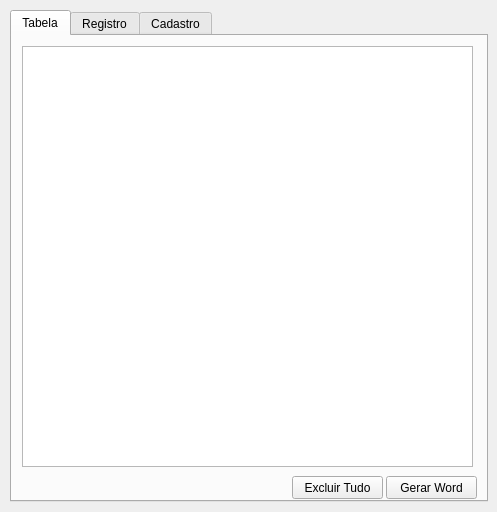
<?xml version="1.0" encoding="UTF-8"?>
<ui version="4.0">
 <class>MainWindow</class>
 <widget class="QMainWindow" name="MainWindow">
  <property name="windowModality">
   <enum>Qt::ApplicationModal</enum>
  </property>
  <property name="geometry">
   <rect>
    <x>0</x>
    <y>0</y>
    <width>497</width>
    <height>512</height>
   </rect>
  </property>
  <property name="sizePolicy">
   <sizepolicy hsizetype="Fixed" vsizetype="Fixed">
    <horstretch>0</horstretch>
    <verstretch>0</verstretch>
   </sizepolicy>
  </property>
  <property name="minimumSize">
   <size>
    <width>497</width>
    <height>512</height>
   </size>
  </property>
  <property name="maximumSize">
   <size>
    <width>497</width>
    <height>512</height>
   </size>
  </property>
  <property name="windowTitle">
   <string>Colaboradores</string>
  </property>
  <property name="layoutDirection">
   <enum>Qt::LeftToRight</enum>
  </property>
  <property name="autoFillBackground">
   <bool>true</bool>
  </property>
  <widget class="QWidget" name="centralwidget">
   <widget class="QTabWidget" name="tabWidget">
    <property name="geometry">
     <rect>
      <x>10</x>
      <y>10</y>
      <width>478</width>
      <height>492</height>
     </rect>
    </property>
    <property name="sizePolicy">
     <sizepolicy hsizetype="Expanding" vsizetype="Expanding">
      <horstretch>0</horstretch>
      <verstretch>0</verstretch>
     </sizepolicy>
    </property>
    <property name="minimumSize">
     <size>
      <width>451</width>
      <height>492</height>
     </size>
    </property>
    <property name="maximumSize">
     <size>
      <width>553</width>
      <height>490</height>
     </size>
    </property>
    <property name="font">
     <font>
      <stylestrategy>PreferDefault</stylestrategy>
     </font>
    </property>
    <property name="currentIndex">
     <number>0</number>
    </property>
    <widget class="QWidget" name="tab_tabela">
     <attribute name="title">
      <string>Tabela</string>
     </attribute>
     <widget class="QTableWidget" name="tableWidget">
      <property name="geometry">
       <rect>
        <x>10</x>
        <y>10</y>
        <width>451</width>
        <height>421</height>
       </rect>
      </property>
     </widget>
     <widget class="QPushButton" name="btn_gerar">
      <property name="geometry">
       <rect>
        <x>374</x>
        <y>440</y>
        <width>91</width>
        <height>23</height>
       </rect>
      </property>
      <property name="text">
       <string>Gerar Word</string>
      </property>
     </widget>
     <widget class="QPushButton" name="btn_excluirTabela">
      <property name="geometry">
       <rect>
        <x>280</x>
        <y>440</y>
        <width>91</width>
        <height>23</height>
       </rect>
      </property>
      <property name="text">
       <string>Excluir Tudo</string>
      </property>
     </widget>
    </widget>
    <widget class="QWidget" name="tab_registro">
     <attribute name="title">
      <string>Registro</string>
     </attribute>
     <widget class="QGroupBox" name="groupBox">
      <property name="geometry">
       <rect>
        <x>0</x>
        <y>340</y>
        <width>301</width>
        <height>71</height>
       </rect>
      </property>
      <property name="title">
       <string> Tabelas</string>
      </property>
      <widget class="QLineEdit" name="edt_diaria">
       <property name="geometry">
        <rect>
         <x>10</x>
         <y>40</y>
         <width>61</width>
         <height>20</height>
        </rect>
       </property>
      </widget>
      <widget class="QLabel" name="label_12">
       <property name="geometry">
        <rect>
         <x>220</x>
         <y>20</y>
         <width>51</width>
         <height>16</height>
        </rect>
       </property>
       <property name="text">
        <string> V.REF.</string>
       </property>
      </widget>
      <widget class="QLabel" name="label_13">
       <property name="geometry">
        <rect>
         <x>150</x>
         <y>20</y>
         <width>61</width>
         <height>16</height>
        </rect>
       </property>
       <property name="text">
        <string> V.TRANSP.</string>
       </property>
      </widget>
      <widget class="QLabel" name="label_14">
       <property name="geometry">
        <rect>
         <x>10</x>
         <y>20</y>
         <width>51</width>
         <height>16</height>
        </rect>
       </property>
       <property name="text">
        <string> DIARIA</string>
       </property>
      </widget>
      <widget class="QLineEdit" name="edt_hextra">
       <property name="geometry">
        <rect>
         <x>80</x>
         <y>40</y>
         <width>61</width>
         <height>20</height>
        </rect>
       </property>
      </widget>
      <widget class="QLineEdit" name="edt_vtransp">
       <property name="geometry">
        <rect>
         <x>150</x>
         <y>40</y>
         <width>61</width>
         <height>20</height>
        </rect>
       </property>
      </widget>
      <widget class="QLabel" name="label_15">
       <property name="geometry">
        <rect>
         <x>80</x>
         <y>20</y>
         <width>51</width>
         <height>16</height>
        </rect>
       </property>
       <property name="text">
        <string> H.EXTRAS</string>
       </property>
      </widget>
      <widget class="QLineEdit" name="edt_vref">
       <property name="geometry">
        <rect>
         <x>220</x>
         <y>40</y>
         <width>61</width>
         <height>20</height>
        </rect>
       </property>
      </widget>
     </widget>
     <widget class="QGroupBox" name="groupBox_4">
      <property name="geometry">
       <rect>
        <x>310</x>
        <y>320</y>
        <width>151</width>
        <height>101</height>
       </rect>
      </property>
      <property name="title">
       <string>Calcular</string>
      </property>
      <widget class="QLineEdit" name="edt_total">
       <property name="enabled">
        <bool>false</bool>
       </property>
       <property name="geometry">
        <rect>
         <x>80</x>
         <y>70</y>
         <width>61</width>
         <height>20</height>
        </rect>
       </property>
      </widget>
      <widget class="QLabel" name="label_11">
       <property name="geometry">
        <rect>
         <x>80</x>
         <y>50</y>
         <width>61</width>
         <height>16</height>
        </rect>
       </property>
       <property name="text">
        <string> TOTAL</string>
       </property>
      </widget>
      <widget class="QLineEdit" name="edt_subtotal">
       <property name="enabled">
        <bool>false</bool>
       </property>
       <property name="geometry">
        <rect>
         <x>10</x>
         <y>70</y>
         <width>61</width>
         <height>20</height>
        </rect>
       </property>
      </widget>
      <widget class="QLabel" name="label_10">
       <property name="geometry">
        <rect>
         <x>10</x>
         <y>50</y>
         <width>61</width>
         <height>16</height>
        </rect>
       </property>
       <property name="text">
        <string> SUBTOTAL</string>
       </property>
      </widget>
      <widget class="QPushButton" name="btn_calcular">
       <property name="geometry">
        <rect>
         <x>40</x>
         <y>20</y>
         <width>75</width>
         <height>23</height>
        </rect>
       </property>
       <property name="text">
        <string>Calcular</string>
       </property>
      </widget>
     </widget>
     <widget class="QLineEdit" name="edt_id">
      <property name="enabled">
       <bool>false</bool>
      </property>
      <property name="geometry">
       <rect>
        <x>400</x>
        <y>30</y>
        <width>61</width>
        <height>20</height>
       </rect>
      </property>
     </widget>
     <widget class="QPushButton" name="btn_salvar">
      <property name="geometry">
       <rect>
        <x>390</x>
        <y>430</y>
        <width>75</width>
        <height>23</height>
       </rect>
      </property>
      <property name="text">
       <string>Salvar</string>
      </property>
     </widget>
     <widget class="QDateEdit" name="datafinal">
      <property name="geometry">
       <rect>
        <x>130</x>
        <y>30</y>
        <width>91</width>
        <height>22</height>
       </rect>
      </property>
      <property name="inputMethodHints">
       <set>Qt::ImhNone</set>
      </property>
      <property name="showGroupSeparator" stdset="0">
       <bool>true</bool>
      </property>
      <property name="dateTime">
       <datetime>
        <hour>9</hour>
        <minute>0</minute>
        <second>0</second>
        <year>2023</year>
        <month>1</month>
        <day>1</day>
       </datetime>
      </property>
      <property name="minimumDateTime">
       <datetime>
        <hour>3</hour>
        <minute>0</minute>
        <second>0</second>
        <year>1900</year>
        <month>9</month>
        <day>14</day>
       </datetime>
      </property>
      <property name="currentSection">
       <enum>QDateTimeEdit::MonthSection</enum>
      </property>
      <property name="calendarPopup">
       <bool>true</bool>
      </property>
      <property name="timeSpec">
       <enum>Qt::LocalTime</enum>
      </property>
     </widget>
     <widget class="QGroupBox" name="groupBox_2">
      <property name="geometry">
       <rect>
        <x>10</x>
        <y>240</y>
        <width>171</width>
        <height>71</height>
       </rect>
      </property>
      <property name="title">
       <string>-</string>
      </property>
      <widget class="QLineEdit" name="edt_vale">
       <property name="geometry">
        <rect>
         <x>80</x>
         <y>40</y>
         <width>61</width>
         <height>20</height>
        </rect>
       </property>
      </widget>
      <widget class="QLabel" name="label_8">
       <property name="geometry">
        <rect>
         <x>10</x>
         <y>20</y>
         <width>51</width>
         <height>16</height>
        </rect>
       </property>
       <property name="text">
        <string> AD VALE</string>
       </property>
      </widget>
      <widget class="QLabel" name="label_9">
       <property name="geometry">
        <rect>
         <x>80</x>
         <y>20</y>
         <width>61</width>
         <height>16</height>
        </rect>
       </property>
       <property name="text">
        <string> VALE</string>
       </property>
      </widget>
      <widget class="QLineEdit" name="edt_advale">
       <property name="geometry">
        <rect>
         <x>10</x>
         <y>40</y>
         <width>61</width>
         <height>20</height>
        </rect>
       </property>
      </widget>
     </widget>
     <widget class="QDateEdit" name="datainicial">
      <property name="geometry">
       <rect>
        <x>10</x>
        <y>30</y>
        <width>91</width>
        <height>22</height>
       </rect>
      </property>
      <property name="minimumSize">
       <size>
        <width>81</width>
        <height>22</height>
       </size>
      </property>
      <property name="dateTime">
       <datetime>
        <hour>12</hour>
        <minute>0</minute>
        <second>0</second>
        <year>2023</year>
        <month>1</month>
        <day>1</day>
       </datetime>
      </property>
      <property name="minimumDateTime">
       <datetime>
        <hour>3</hour>
        <minute>0</minute>
        <second>0</second>
        <year>1900</year>
        <month>9</month>
        <day>14</day>
       </datetime>
      </property>
      <property name="minimumDate">
       <date>
        <year>1900</year>
        <month>9</month>
        <day>14</day>
       </date>
      </property>
      <property name="calendarPopup">
       <bool>true</bool>
      </property>
      <property name="timeSpec">
       <enum>Qt::LocalTime</enum>
      </property>
     </widget>
     <widget class="QGroupBox" name="groupBox_3">
      <property name="geometry">
       <rect>
        <x>10</x>
        <y>140</y>
        <width>291</width>
        <height>80</height>
       </rect>
      </property>
      <property name="title">
       <string>+</string>
      </property>
      <widget class="QLabel" name="label_6">
       <property name="geometry">
        <rect>
         <x>220</x>
         <y>20</y>
         <width>51</width>
         <height>16</height>
        </rect>
       </property>
       <property name="text">
        <string> V.R.</string>
       </property>
      </widget>
      <widget class="QLineEdit" name="edt_dias">
       <property name="geometry">
        <rect>
         <x>10</x>
         <y>40</y>
         <width>61</width>
         <height>20</height>
        </rect>
       </property>
      </widget>
      <widget class="QLineEdit" name="edt_vt">
       <property name="geometry">
        <rect>
         <x>150</x>
         <y>40</y>
         <width>61</width>
         <height>20</height>
        </rect>
       </property>
      </widget>
      <widget class="QLineEdit" name="edt_vr">
       <property name="geometry">
        <rect>
         <x>220</x>
         <y>40</y>
         <width>61</width>
         <height>20</height>
        </rect>
       </property>
      </widget>
      <widget class="QLabel" name="label_4">
       <property name="geometry">
        <rect>
         <x>80</x>
         <y>20</y>
         <width>51</width>
         <height>16</height>
        </rect>
       </property>
       <property name="text">
        <string> H.E.</string>
       </property>
      </widget>
      <widget class="QLineEdit" name="edt_he">
       <property name="geometry">
        <rect>
         <x>80</x>
         <y>40</y>
         <width>61</width>
         <height>20</height>
        </rect>
       </property>
      </widget>
      <widget class="QLabel" name="label_3">
       <property name="geometry">
        <rect>
         <x>10</x>
         <y>20</y>
         <width>61</width>
         <height>16</height>
        </rect>
       </property>
       <property name="text">
        <string> DIAS TR</string>
       </property>
      </widget>
      <widget class="QLabel" name="label_5">
       <property name="geometry">
        <rect>
         <x>150</x>
         <y>20</y>
         <width>51</width>
         <height>16</height>
        </rect>
       </property>
       <property name="text">
        <string> V.T.</string>
       </property>
      </widget>
     </widget>
     <widget class="QLabel" name="label_2">
      <property name="geometry">
       <rect>
        <x>130</x>
        <y>10</y>
        <width>111</width>
        <height>16</height>
       </rect>
      </property>
      <property name="text">
       <string>Data Final</string>
      </property>
     </widget>
     <widget class="QPushButton" name="btn_limpar">
      <property name="geometry">
       <rect>
        <x>310</x>
        <y>430</y>
        <width>75</width>
        <height>23</height>
       </rect>
      </property>
      <property name="text">
       <string>Limpar</string>
      </property>
     </widget>
     <widget class="QLabel" name="label_7">
      <property name="geometry">
       <rect>
        <x>10</x>
        <y>80</y>
        <width>91</width>
        <height>16</height>
       </rect>
      </property>
      <property name="text">
       <string>Nome Completo</string>
      </property>
     </widget>
     <widget class="QLabel" name="label">
      <property name="geometry">
       <rect>
        <x>10</x>
        <y>10</y>
        <width>111</width>
        <height>16</height>
       </rect>
      </property>
      <property name="text">
       <string>Data Inicial</string>
      </property>
     </widget>
     <widget class="QPushButton" name="btn_excluir">
      <property name="geometry">
       <rect>
        <x>230</x>
        <y>430</y>
        <width>75</width>
        <height>23</height>
       </rect>
      </property>
      <property name="text">
       <string>Excluir</string>
      </property>
     </widget>
     <widget class="QComboBox" name="comboBox_nome">
      <property name="enabled">
       <bool>true</bool>
      </property>
      <property name="geometry">
       <rect>
        <x>10</x>
        <y>100</y>
        <width>411</width>
        <height>22</height>
       </rect>
      </property>
      <property name="editable">
       <bool>true</bool>
      </property>
     </widget>
    </widget>
    <widget class="QWidget" name="tab_cadastro">
     <attribute name="title">
      <string>Cadastro</string>
     </attribute>
     <widget class="QGroupBox" name="groupBox_10">
      <property name="geometry">
       <rect>
        <x>10</x>
        <y>340</y>
        <width>451</width>
        <height>111</height>
       </rect>
      </property>
      <property name="title">
       <string> Tabelas</string>
      </property>
      <widget class="QLineEdit" name="edt_diariaCad">
       <property name="geometry">
        <rect>
         <x>50</x>
         <y>40</y>
         <width>61</width>
         <height>20</height>
        </rect>
       </property>
      </widget>
      <widget class="QLabel" name="label_46">
       <property name="geometry">
        <rect>
         <x>260</x>
         <y>20</y>
         <width>51</width>
         <height>16</height>
        </rect>
       </property>
       <property name="text">
        <string> V.REF.</string>
       </property>
      </widget>
      <widget class="QLabel" name="label_47">
       <property name="geometry">
        <rect>
         <x>190</x>
         <y>20</y>
         <width>61</width>
         <height>16</height>
        </rect>
       </property>
       <property name="text">
        <string> V.TRANSP.</string>
       </property>
      </widget>
      <widget class="QLabel" name="label_48">
       <property name="geometry">
        <rect>
         <x>50</x>
         <y>20</y>
         <width>51</width>
         <height>16</height>
        </rect>
       </property>
       <property name="text">
        <string> DIARIA</string>
       </property>
      </widget>
      <widget class="QLineEdit" name="edt_hextraCad">
       <property name="geometry">
        <rect>
         <x>120</x>
         <y>40</y>
         <width>61</width>
         <height>20</height>
        </rect>
       </property>
      </widget>
      <widget class="QLineEdit" name="edt_vtranspCad">
       <property name="geometry">
        <rect>
         <x>190</x>
         <y>40</y>
         <width>61</width>
         <height>20</height>
        </rect>
       </property>
      </widget>
      <widget class="QLabel" name="label_49">
       <property name="geometry">
        <rect>
         <x>120</x>
         <y>20</y>
         <width>51</width>
         <height>16</height>
        </rect>
       </property>
       <property name="text">
        <string> H.EXTRAS</string>
       </property>
      </widget>
      <widget class="QLineEdit" name="edt_vrefCad">
       <property name="geometry">
        <rect>
         <x>260</x>
         <y>40</y>
         <width>61</width>
         <height>20</height>
        </rect>
       </property>
      </widget>
      <widget class="QPushButton" name="btn_salvarTabela">
       <property name="geometry">
        <rect>
         <x>370</x>
         <y>80</y>
         <width>75</width>
         <height>23</height>
        </rect>
       </property>
       <property name="text">
        <string>Salvar</string>
       </property>
      </widget>
     </widget>
     <widget class="QGroupBox" name="groupBox_11">
      <property name="geometry">
       <rect>
        <x>10</x>
        <y>10</y>
        <width>451</width>
        <height>181</height>
       </rect>
      </property>
      <property name="title">
       <string>Colaborador</string>
      </property>
      <widget class="QPushButton" name="btn_salvarCadastro">
       <property name="geometry">
        <rect>
         <x>370</x>
         <y>140</y>
         <width>75</width>
         <height>23</height>
        </rect>
       </property>
       <property name="text">
        <string>Salvar</string>
       </property>
      </widget>
      <widget class="QLineEdit" name="edt_idCad">
       <property name="enabled">
        <bool>false</bool>
       </property>
       <property name="geometry">
        <rect>
         <x>10</x>
         <y>40</y>
         <width>51</width>
         <height>20</height>
        </rect>
       </property>
      </widget>
      <widget class="QLabel" name="label_20">
       <property name="geometry">
        <rect>
         <x>10</x>
         <y>70</y>
         <width>101</width>
         <height>16</height>
        </rect>
       </property>
       <property name="text">
        <string> Função:</string>
       </property>
      </widget>
      <widget class="QLineEdit" name="edt_cpfCad">
       <property name="geometry">
        <rect>
         <x>180</x>
         <y>90</y>
         <width>121</width>
         <height>20</height>
        </rect>
       </property>
       <property name="text">
        <string/>
       </property>
      </widget>
      <widget class="QLabel" name="label_17">
       <property name="geometry">
        <rect>
         <x>10</x>
         <y>120</y>
         <width>101</width>
         <height>16</height>
        </rect>
       </property>
       <property name="text">
        <string> CNH:</string>
       </property>
      </widget>
      <widget class="QLineEdit" name="edt_cnhCad">
       <property name="geometry">
        <rect>
         <x>10</x>
         <y>140</y>
         <width>121</width>
         <height>20</height>
        </rect>
       </property>
       <property name="text">
        <string/>
       </property>
      </widget>
      <widget class="QComboBox" name="comboBox_funcaoColab">
       <property name="enabled">
        <bool>true</bool>
       </property>
       <property name="geometry">
        <rect>
         <x>10</x>
         <y>90</y>
         <width>161</width>
         <height>22</height>
        </rect>
       </property>
       <property name="editable">
        <bool>true</bool>
       </property>
      </widget>
      <widget class="QLineEdit" name="edt_rgCad">
       <property name="geometry">
        <rect>
         <x>310</x>
         <y>90</y>
         <width>121</width>
         <height>20</height>
        </rect>
       </property>
       <property name="text">
        <string/>
       </property>
      </widget>
      <widget class="QLineEdit" name="edt_nomeCad">
       <property name="geometry">
        <rect>
         <x>70</x>
         <y>40</y>
         <width>371</width>
         <height>20</height>
        </rect>
       </property>
       <property name="inputMethodHints">
        <set>Qt::ImhPreferUppercase|Qt::ImhUppercaseOnly</set>
       </property>
      </widget>
      <widget class="QLabel" name="label_18">
       <property name="geometry">
        <rect>
         <x>180</x>
         <y>70</y>
         <width>101</width>
         <height>16</height>
        </rect>
       </property>
       <property name="text">
        <string> CPF:</string>
       </property>
      </widget>
      <widget class="QLabel" name="label_26">
       <property name="geometry">
        <rect>
         <x>10</x>
         <y>20</y>
         <width>51</width>
         <height>16</height>
        </rect>
       </property>
       <property name="text">
        <string> Códico:</string>
       </property>
      </widget>
      <widget class="QLabel" name="label_25">
       <property name="geometry">
        <rect>
         <x>70</x>
         <y>20</y>
         <width>121</width>
         <height>16</height>
        </rect>
       </property>
       <property name="text">
        <string> Nome Completo:</string>
       </property>
      </widget>
      <widget class="QLabel" name="label_22">
       <property name="geometry">
        <rect>
         <x>310</x>
         <y>70</y>
         <width>101</width>
         <height>16</height>
        </rect>
       </property>
       <property name="text">
        <string> RG:</string>
       </property>
      </widget>
     </widget>
     <widget class="QGroupBox" name="groupBox_12">
      <property name="geometry">
       <rect>
        <x>10</x>
        <y>200</y>
        <width>451</width>
        <height>121</height>
       </rect>
      </property>
      <property name="title">
       <string>Fuções</string>
      </property>
      <widget class="QLabel" name="label_50">
       <property name="geometry">
        <rect>
         <x>10</x>
         <y>20</y>
         <width>121</width>
         <height>16</height>
        </rect>
       </property>
       <property name="text">
        <string> Fução:</string>
       </property>
      </widget>
      <widget class="QPushButton" name="btn_salvarFucao">
       <property name="geometry">
        <rect>
         <x>370</x>
         <y>90</y>
         <width>75</width>
         <height>23</height>
        </rect>
       </property>
       <property name="text">
        <string>Salvar</string>
       </property>
      </widget>
      <widget class="QComboBox" name="comboBox_funcaoCad">
       <property name="enabled">
        <bool>true</bool>
       </property>
       <property name="geometry">
        <rect>
         <x>10</x>
         <y>40</y>
         <width>371</width>
         <height>22</height>
        </rect>
       </property>
       <property name="editable">
        <bool>true</bool>
       </property>
      </widget>
     </widget>
    </widget>
   </widget>
  </widget>
 </widget>
 <resources/>
 <connections/>
</ui>
